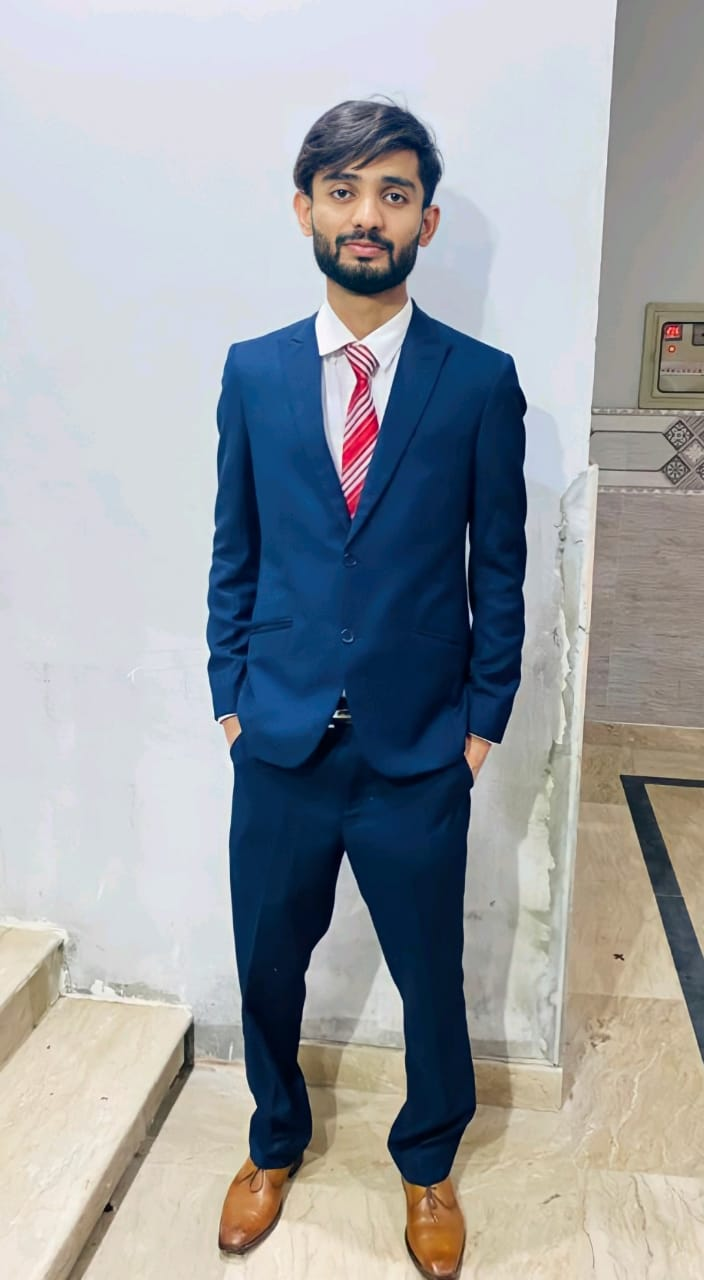
#> input picture Task 1/profile.jpg, 704 x 1280 px
$ jupyter execute Untitled.ipynb
#> lines starting #> are read from the running program, lines starting #| are printed output that depends on the picture
<h1>Read,write and store images in openCV</h1>

[cell 1]
import cv2

[cell 2]
color_img =cv2.imread("profile.jpg",cv2.IMREAD_COLOR)
#> color_img is the input picture: shape (1280, 704, 3); mean B, G, R 164.3, 159.8, 155.6
grey_image = cv2.imread("profile.jpg",cv2.IMREAD_GRAYSCALE)
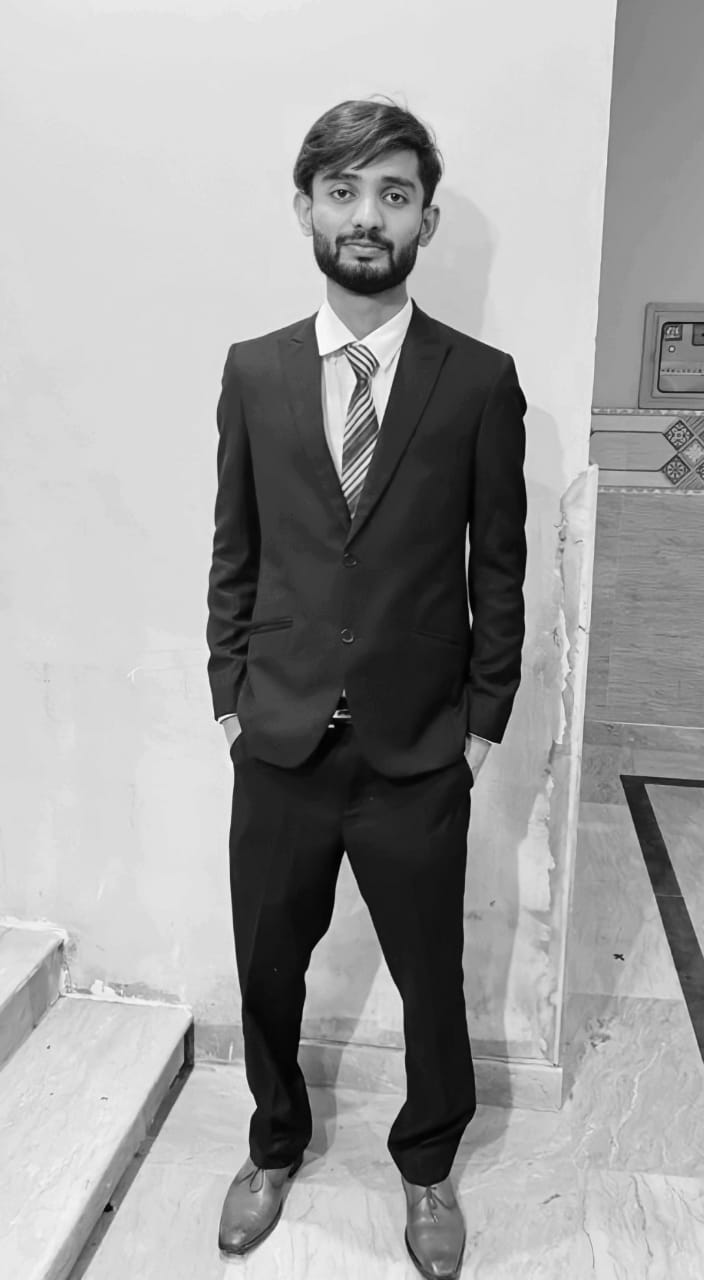
#> grey_image: shape (1280, 704); min 0, max 255, mean 159.1

cv2.imshow("image",grey_image)


key=cv2.waitKey(0) #Wait till window is close
#> (key Esc is pressed here)

#Don't save the image if we press the esc(27) key
#If we press s key then save the image
if key==27:
    cv2.destroyAllWindows()
elif key == ord('s'):
    cv2.imwrite("grey_image.jpg",grey_image)
    cv2.destroyAllWindows()


$ run again, with Task 1/img.jpg copied over Task 1/profile.jpg
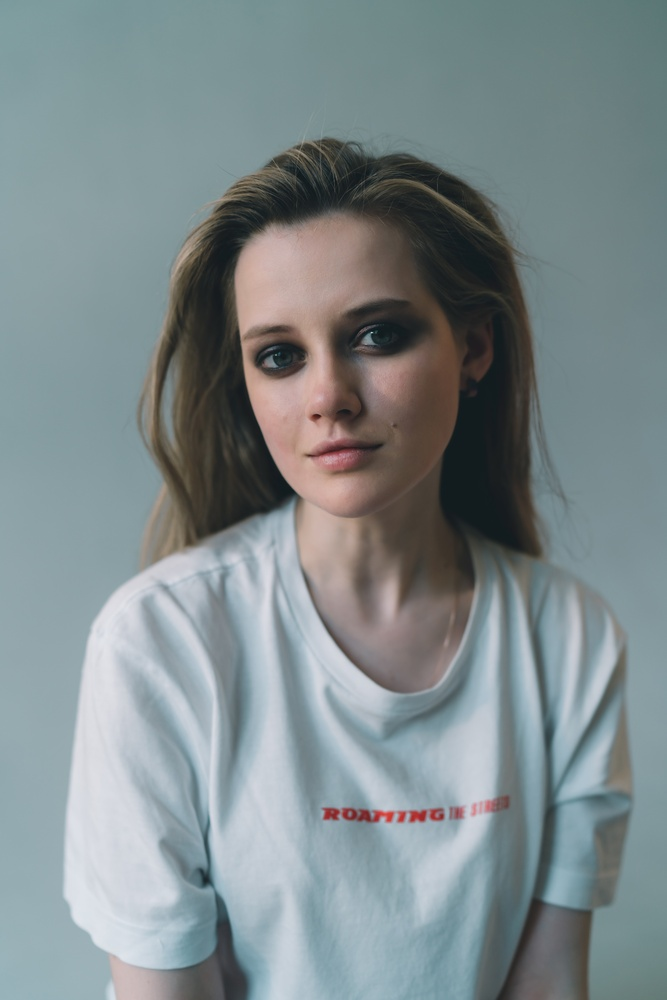
#> input picture Task 1/img.jpg, 667 x 1000 px, shrunk from 5304 x 7952 before the run
#> color_img is the input picture: shape (1000, 667, 3); mean B, G, R 140.3, 138, 126.3
#> `grey_image = cv2.imread("profile.jpg",cv2.IMREAD_GRAYSCALE)`:
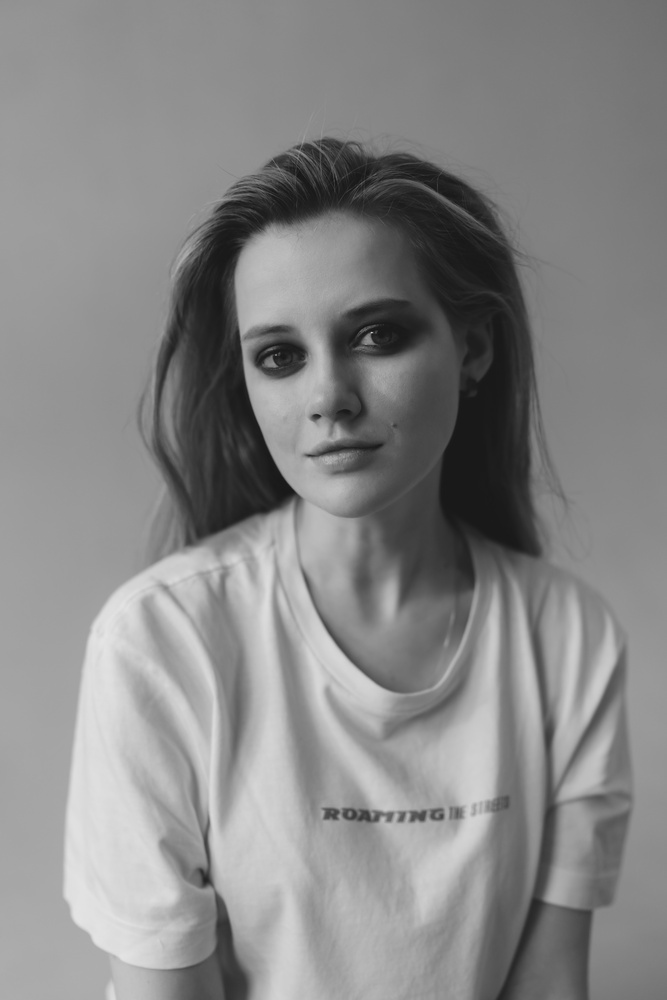
#> grey_image: shape (1000, 667); min 20, max 229, mean 134.7
